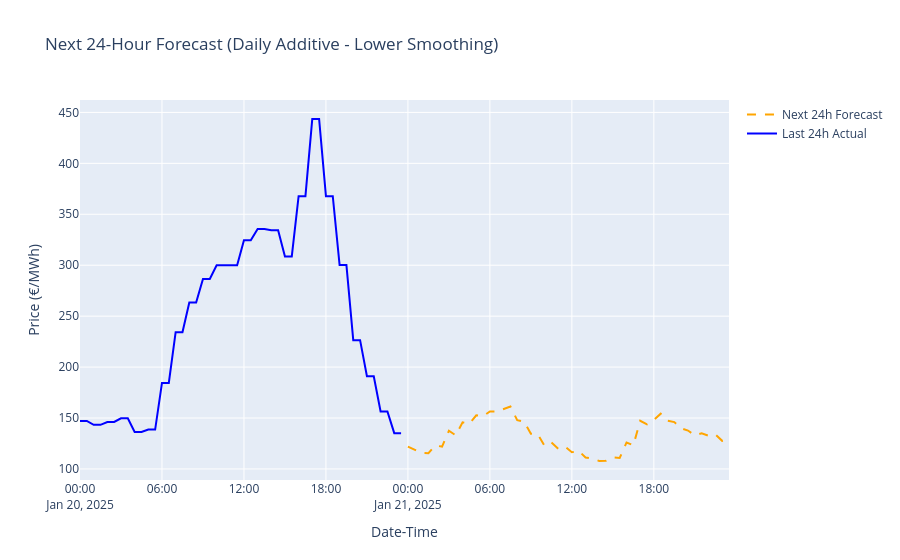

Notebook code for this chart:
### Code cell
# Get the 'Daily Additive (Lower Smoothing)' model
lower_smoothing_model = next(
    (model for model in results if model["name"] == "Daily Additive (Lower Smoothing)"), None
)

if lower_smoothing_model:
    print("\nGenerating next 24-hour forecast using Daily Additive (Lower Smoothing)...")

    # Generate forecast for the next 24 hours (48 half-hour steps)
    future_steps = 48
    future_preds = lower_smoothing_model["model"].forecast(future_steps)

    last_timestamp = test.index[-1]

    # Create a new datetime index for forecasted values
    future_index = pd.date_range(start=last_timestamp, periods=future_steps + 1, freq='30min')[1:]

    # Convert to Pandas Series and align index
    future_preds = pd.Series(future_preds.values, index=future_index)

    # ---- Plot for Next 24-Hour Forecast ----
    fig_future = go.Figure()

    # Add forecast line (orange dashed)
    fig_future.add_trace(go.Scatter(
        x=future_preds.index, 
        y=future_preds.values,  
        name='Next 24h Forecast',
        line=dict(color='orange', dash='dash')
    ))

    # Add actual last 24 hours of test data (blue solid)
    fig_future.add_trace(go.Scatter(
        x=test.index[-48:],  
        y=test['ISEM DA Price'].iloc[-48:],
        name='Last 24h Actual',
        line=dict(color='blue')
    ))

    # Layout
    fig_future.update_layout(
        title='Next 24-Hour Forecast (Daily Additive - Lower Smoothing)',
        xaxis_title='Date-Time',
        yaxis_title='Price (€/MWh)',
        hovermode='x unified'
    )

    # Show the plot
    fig_future.show()

    # Output and save forecast
    print("\nFuture Predictions Check:")
    print(future_preds)

    future_preds.to_csv("forecast_next_24h.csv", header=["ISEM DA Price"])
    print("Forecast saved as 'forecast_next_24h.csv'")

### Figure 1 — Plotly figure (JSON) as saved in the notebook; plotly's stock layout.template omitted (floating-point values rounded to 4 significant figures)
{"data": [{"line": {"color": "orange", "dash": "dash"}, "name": "Next 24h Forecast", "type": "scatter", "x": ["2025-01-21T00:00:00", "2025-01-21T00:30:00", "2025-01-21T01:00:00", "2025-01-21T01:30:00", "2025-01-21T02:00:00", "2025-01-21T02:30:00", "2025-01-21T03:00:00", "2025-01-21T03:30:00", "2025-01-21T04:00:00", "2025-01-21T04:30:00", "2025-01-21T05:00:00", "2025-01-21T05:30:00", "2025-01-21T06:00:00", "2025-01-21T06:30:00", "2025-01-21T07:00:00", "2025-01-21T07:30:00", "2025-01-21T08:00:00", "2025-01-21T08:30:00", "2025-01-21T09:00:00", "2025-01-21T09:30:00", "2025-01-21T10:00:00", "2025-01-21T10:30:00", "2025-01-21T11:00:00", "2025-01-21T11:30:00", "2025-01-21T12:00:00", "2025-01-21T12:30:00", "2025-01-21T13:00:00", "2025-01-21T13:30:00", "2025-01-21T14:00:00", "2025-01-21T14:30:00", "2025-01-21T15:00:00", "2025-01-21T15:30:00", "2025-01-21T16:00:00", "2025-01-21T16:30:00", "2025-01-21T17:00:00", "2025-01-21T17:30:00", "2025-01-21T18:00:00", "2025-01-21T18:30:00", "2025-01-21T19:00:00", "2025-01-21T19:30:00", "2025-01-21T20:00:00", "2025-01-21T20:30:00", "2025-01-21T21:00:00", "2025-01-21T21:30:00", "2025-01-21T22:00:00", "2025-01-21T22:30:00", "2025-01-21T23:00:00", "2025-01-21T23:30:00"], "y": [122.0, 118.9, 115.7, 115.4, 122.9, 122.0, 137.5, 133.0, 145.8, 144.3, 152.7, 151.8, 156.4, 156.4, 158.5, 161.3, 147.9, 146.4, 134.6, 134.1, 122.7, 126.0, 119.9, 121.9, 116.4, 117.8, 111.2, 110.2, 107.8, 108.1, 111.4, 110.9, 126.0, 123.2, 147.3, 143.8, 148.1, 154.2, 147.3, 146.0, 140.0, 137.7, 133.0, 134.9, 132.5, 134.0, 127.6, 128.6]}, {"line": {"color": "blue"}, "name": "Last 24h Actual", "type": "scatter", "x": ["2025-01-20T00:00:00", "2025-01-20T00:30:00", "2025-01-20T01:00:00", "2025-01-20T01:30:00", "2025-01-20T02:00:00", "2025-01-20T02:30:00", "2025-01-20T03:00:00", "2025-01-20T03:30:00", "2025-01-20T04:00:00", "2025-01-20T04:30:00", "2025-01-20T05:00:00", "2025-01-20T05:30:00", "2025-01-20T06:00:00", "2025-01-20T06:30:00", "2025-01-20T07:00:00", "2025-01-20T07:30:00", "2025-01-20T08:00:00", "2025-01-20T08:30:00", "2025-01-20T09:00:00", "2025-01-20T09:30:00", "2025-01-20T10:00:00", "2025-01-20T10:30:00", "2025-01-20T11:00:00", "2025-01-20T11:30:00", "2025-01-20T12:00:00", "2025-01-20T12:30:00", "2025-01-20T13:00:00", "2025-01-20T13:30:00", "2025-01-20T14:00:00", "2025-01-20T14:30:00", "2025-01-20T15:00:00", "2025-01-20T15:30:00", "2025-01-20T16:00:00", "2025-01-20T16:30:00", "2025-01-20T17:00:00", "2025-01-20T17:30:00", "2025-01-20T18:00:00", "2025-01-20T18:30:00", "2025-01-20T19:00:00", "2025-01-20T19:30:00", "2025-01-20T20:00:00", "2025-01-20T20:30:00", "2025-01-20T21:00:00", "2025-01-20T21:30:00", "2025-01-20T22:00:00", "2025-01-20T22:30:00", "2025-01-20T23:00:00", "2025-01-20T23:30:00"], "y": [147.2, 147.2, 143.3, 143.3, 146.1, 146.1, 149.7, 149.7, 136.3, 136.3, 138.6, 138.6, 184.5, 184.5, 234.3, 234.3, 263.4, 263.4, 286.5, 286.5, 300.0, 300.0, 300.0, 300.0, 324.5, 324.5, 335.5, 335.5, 334.4, 334.4, 308.6, 308.6, 367.7, 367.7, 443.5, 443.5, 367.7, 367.7, 300.2, 300.2, 226.5, 226.5, 191.1, 191.1, 156.5, 156.5, 135.1, 135.1]}], "layout": {"hovermode": "x unified", "title": {"text": "Next 24-Hour Forecast (Daily Additive - Lower Smoothing)"}, "xaxis": {"title": {"text": "Date-Time"}}, "yaxis": {"title": {"text": "Price (€/MWh)"}}}}
